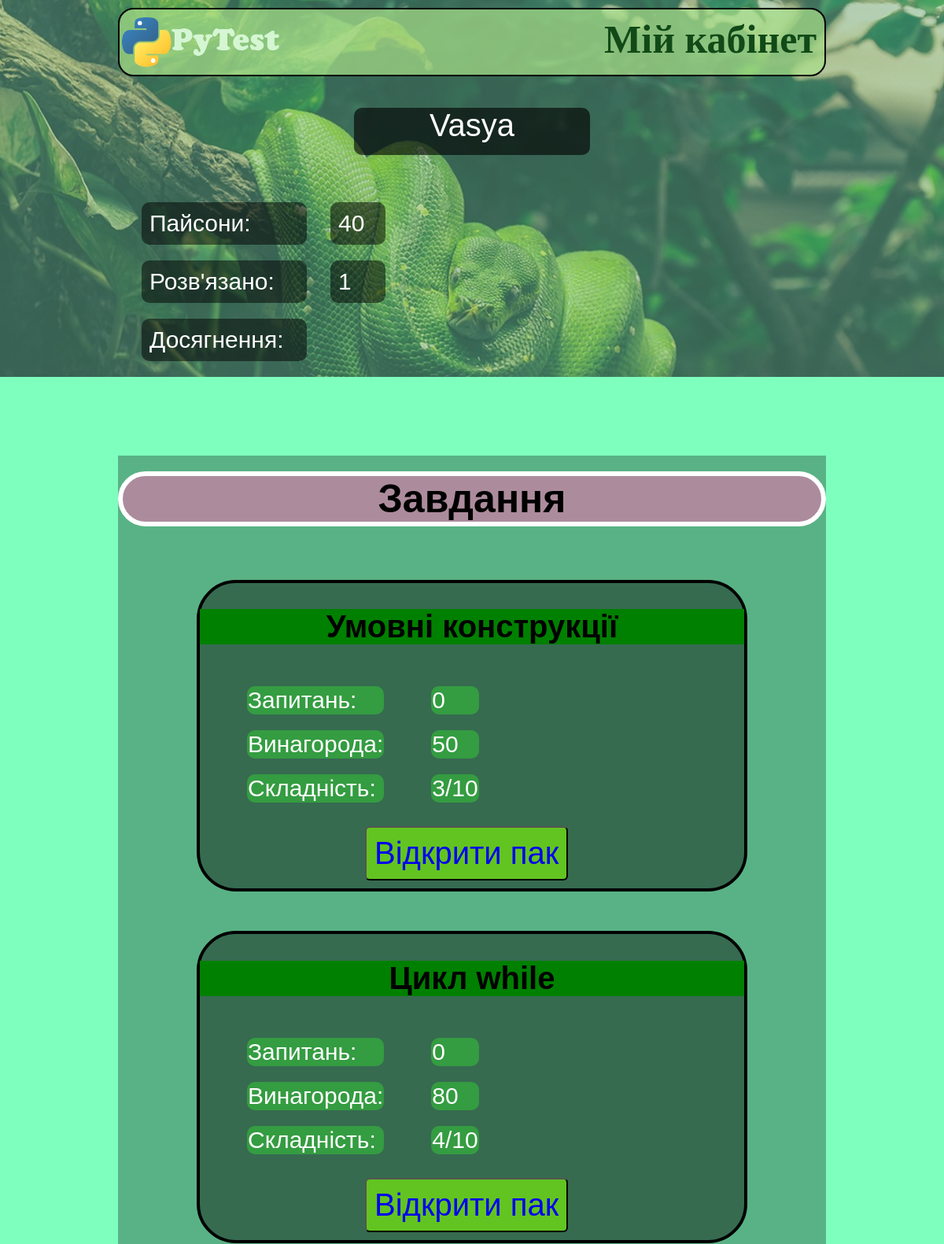
The app's page /catalog/packs/ (signed in, upper part), older data.
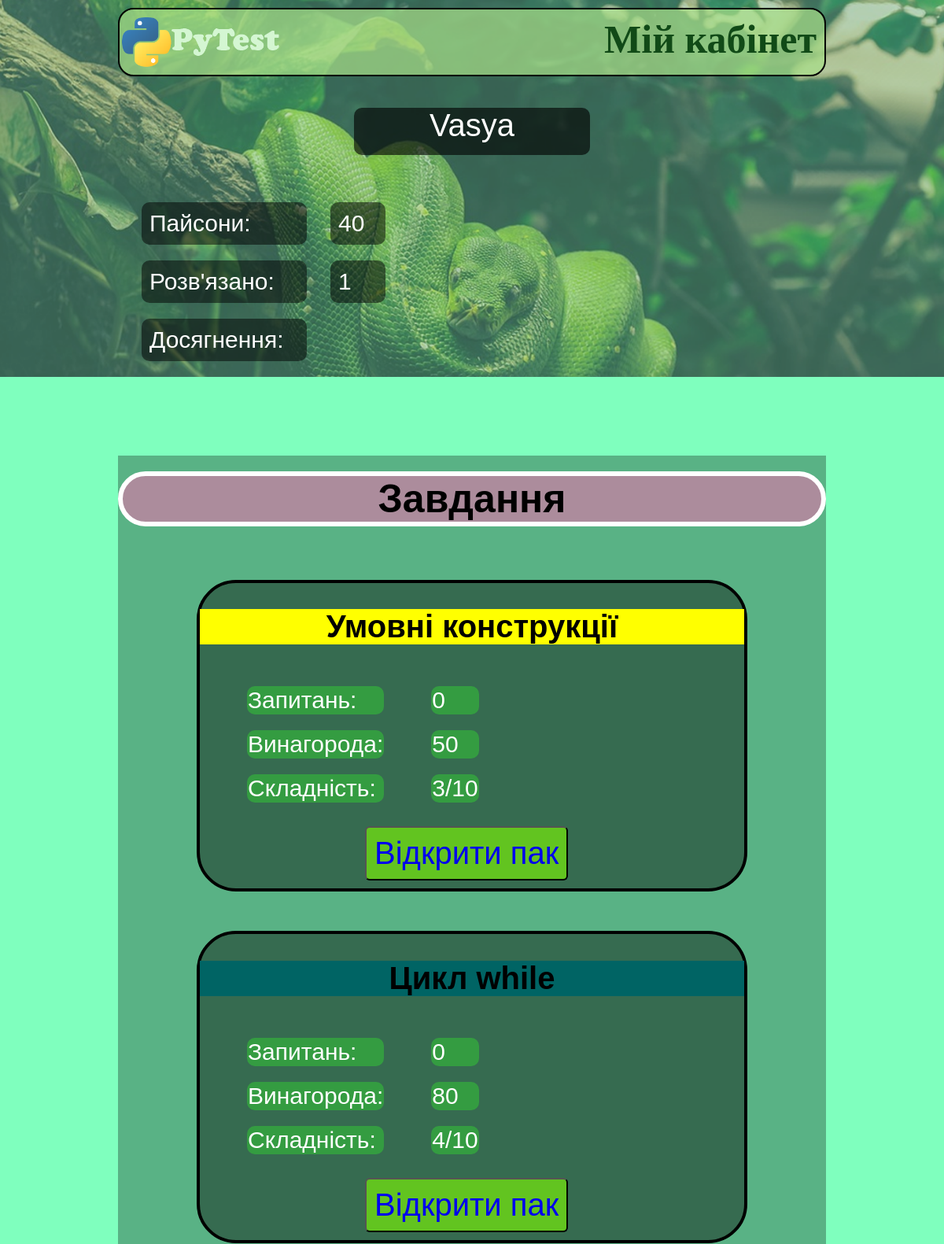
The same page, newer data.
### catalog/models.py (models this page shows, shortened)
class Pack(models.Model):
    name = models.CharField(max_length=50, default="PackName", help_text="Name of pack")
    reward = models.IntegerField(default=0, help_text="Reward in Paisons")
    difficulty = models.IntegerField(default=0, help_text="Difficult of pack")
    color = models.CharField(max_length=30, default="green")
    pack_class = models.CharField(max_length=30, default="0")
    def count_of_questions(self):
        return self.question_set.count()

### catalog/views.py (the view, shortened to what this page needs)
# urls.py: path("packs/", views.packs, name="packs"),
def packs(request):
    user = request.user
    if user.is_authenticated:
        context = {}
        packs = []
        profile = user.userprofile
        i = 0
        print([failed.pack for failed in profile.failed_packs.all()])
        for pack in Pack.objects.all():
            if pack not in profile.completed_packs.all() and pack not in [failed.pack for failed in profile.failed_packs.all()]:
                packs.append(pack)
        context["completed_count"] = profile.completed_packs.count()
        context["all_packs"] = packs
        context["username"] = user.username
        context["paisons"] = profile.paisons
        context["achievements"] = profile.achievements.all()
        return render(request, "MyCabinet_page.html", context=context)
    else:
        return redirect("/auth/login/")

### catalog/templates/MyCabinet_page.html (shortened to what this page needs)
<!DOCTYPE html>
<html lang="en">
<head>
	{% load static %}
	<link rel="stylesheet" type="text/css" href="{% static 'css/MyCabinet_page.css' %}">
</head>
<body>
	<header>
	<div class="container">
		<div class="UpperRectangle clearfix">
			<a href="{% url 'catalog:index' %}">
			<img src="{% static 'css/img/logo.png' %}" alt="Logo" id="logo">
			</a>
			<p>Мій кабінет</p>
		</div>
		<div id="nickname">
			<p>{{ username }}</p>
		</div>
		<div>
			<table id="atributes">
				<tr>
					<td class="keyss">Пайсони: </td><td class="valuess">{{ paisons }}</td>
				</tr>
				<tr>
					<td class="keyss">Розв'язано: </td><td class="valuess">{{ completed_count }}</td>
				</tr>
				<tr>
					<td class="keyss">Досягнення: </td>
				</tr>
			</table>
		</div>
	</div>
	</header>
	<section id="tasks_back" class="container">
		<h1 id="tasks_word">Завдання</h1>
		<br>
		{% for pack in all_packs %}
		<div class="task" id="VariablesPower">
			<h2 style="background-color: {{ pack.color }}">{{ pack.name }}</h2>
			<table>
				<tr>
					<td class="keys">Запитань: </td>
					<td class="values">{{ pack.count_of_questions }}</td>
				</tr>
				<tr>
					<td class="keys">Винагорода: </td>
					<td class="values">{{ pack.reward }}</td>
				</tr>
				<tr>
					<td class="keys">Складність: </td>
					<td class="values">{{ pack.difficulty }}/10</td>
				</tr>
			</table>
			<button  onclick="toPage('Pack_page.html', '_self')">
				<p><a class="to_n_pack" href="{% url 'catalog:pack' pack.id %}">Відкрити пак</a></p>
			</button>
		</div>
		{% endfor %}
	</section>
</body>
</html>

### catalog/static/css/MyCabinet_page.css (style rules this page uses)
body { font-family: Cooper Black, Arial, sans-serif; padding: 0; margin: 0; background-color: rgba(0, 255, 127, 0.5) }
header { background: url("img/Bacground.png") no-repeat center top / cover; height: auto; padding: 10px 0 0 0; }
div { box-sizing: border-box; }
.container { width: 900px; margin: 0 auto; }
.clearfix:after { content: ''; display: table; width: 100%; clear: both; }
.UpperRectangle { margin-top: 0px; border-width: 2.51px; border-color: rgb(0, 0, 0); border-style: solid; border-radius: 20px; background-color: rgba(168, 224, 137, 0.7); height: 87px; }
.UpperRectangle p { float: right; margin-top: 8px; margin-right: 10px; margin-left: 70px; font-size: 50px; font-family: "Myriad Pro"; color: rgb(17, 74, 23); font-weight: bold; line-height: 1.2; text-align: center; }
#logo { max-width: 200px; height: auto; float: left; opacity: 100%; margin-top: 10px; margin-left: 3px; }
#nickname { text-align: center; }
#nickname p { margin: 40px 0 10px 300px; font-size: 40px; width: 300px; height: 60px; border-radius: 10px; background: rgba(0, 0, 0, 0.62); color: white; }
#atributes { margin-top: 40px; border-spacing: 30px 20px; margin-bottom: 100px; }
#atributes td { border-radius: 10px; font-size: 30px; background: rgba(0, 0, 0, 0.5); color: white; }
.keyss { padding:10px; width: 190px; }
.valuess { padding: 10px; width: 50px; }
#tasks_back { padding-top: 20px; padding-bottom: 30px; background-color: rgba(0, 0, 0, 0.3); }
#tasks_word { text-align: center; font-size: 50px; color: black; border: 6px solid white; margin: 0px; background-color: rgba(255, 105, 180, 0.5); border-radius: 60px; }
.task { width: 700px; margin: 50px 100px; border-radius: 50px; border: 4px solid black; }
.task h2 { text-align: center; color: black; font-size: 40px; }
.task table { border-spacing: 60px 20px; }
.task table td { border-radius: 10px; font-size: 30px; background: rgba(50, 205, 50, 0.5); color: white; }
.task button { background-color: rgba(127, 255, 0, 0.6); border-radius: 6px; margin: 10px 210px; padding: 10px; }
.task button p { margin: 0; color: white; font-size: 40px; }
#VariablesPower { background-color: rgba(0, 0, 0, 0.4); }
#VariablesPower h2 { background-color: green; }
.to_n_pack { text-decoration: none; }

Row changes from the older to the newer data that the page shows:
changed Pack "Умовні конструкції": color "green" → "yellow" (drawn)
changed Pack "Цикл while": color "green" → "rgb(0,100,100)" (drawn)
